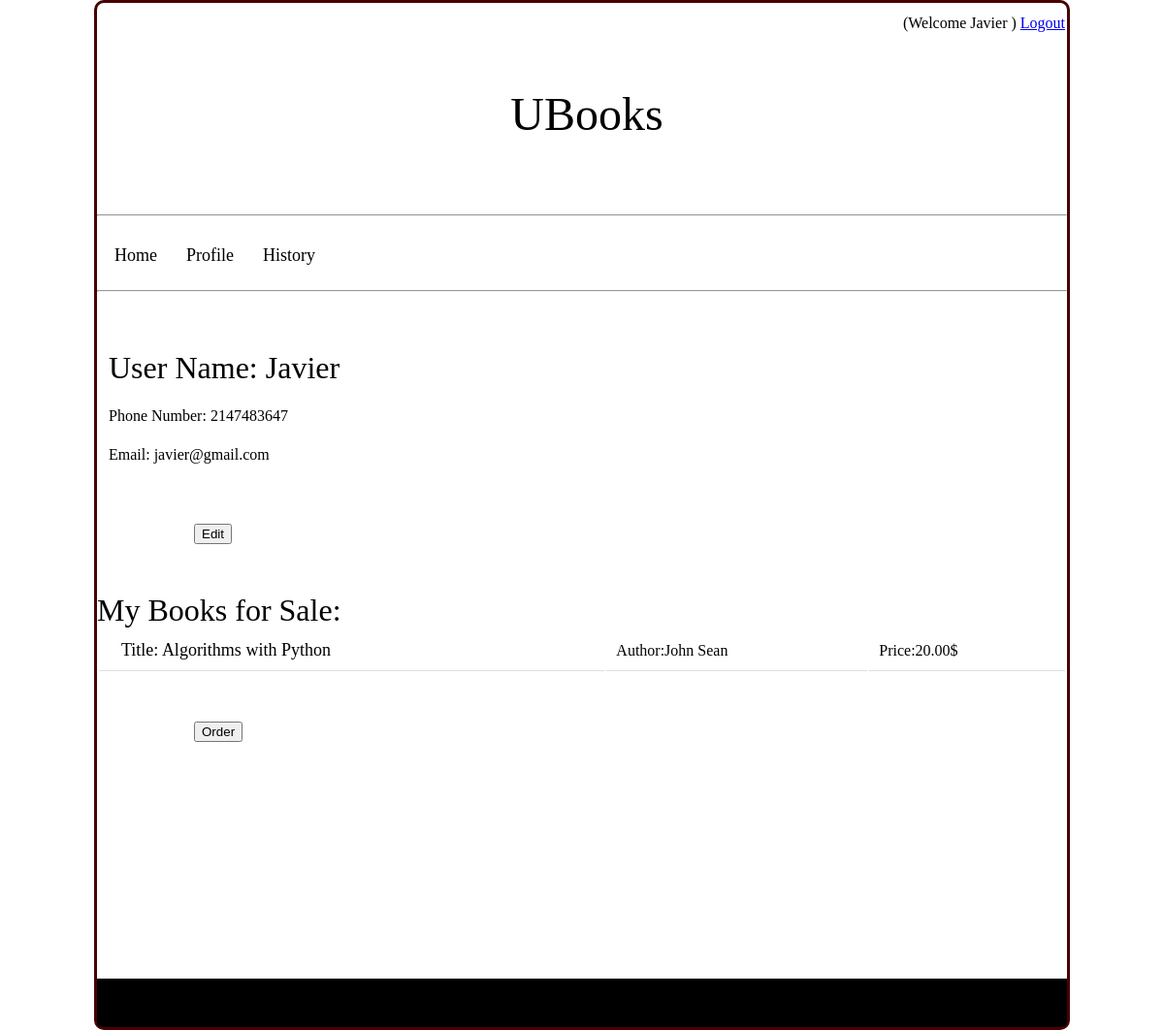
Page /profile_Page.php (signed in) on the committed database.
### tables this page shows
create table Users(
	user_ID varchar(5) not null,
	user_name char(30),
	phone_num int(10),
	email char(30),
	passwords char(40),
	
	primary key (user_ID)
);

create table Products(
	product_ID varchar(5) not null,
	user_ID varchar(5) not null,
	isbn_10 varchar(10) not null,
	price float(5,2),
	pay_method char(30),
	delivery_method char(30),
	
	primary key (product_ID),
	foreign key (user_ID) references Users(user_ID),
	foreign key (isbn_10) references Books(isbn_10)
);

create table Books(
	isbn_10 varchar(10) not null,
	title char(30) not null,
    author char(30),
    publish_date date,
	edition int(2),
	subject char(15),
	
	primary key (isbn_10)
);

### PHP/login_session_functions.php (the view, shortened to what this page needs)
<?php
	function view_user_info(){
			$mysqli = new mysqli(DB_HOST, DB_USERNAME, DB_PASSWORD, DB_DATABASE);
			$sql = "SELECT * FROM users  WHERE user_ID='".$_SESSION['my_user_ID']."'";
			$result = $mysqli->query($sql);
			$user = $result->fetch_assoc();
			echo '<table id="profile_info">';
			echo'	<tr><td><h2> User Name: '.$user["user_name"].'</h2><td></tr>';
			echo'	<tr><td> Phone Number: '.$user["phone_num"].'<td></tr>';
			echo'	<tr><td> Email: '.$user["email"].'<td></tr>';
			echo'</table>';
			echo'	<div style="padding-left:100px;padding-top:50px">';
			echo'		<form action="">';
			echo'			<button >Edit</button>';
			echo'		</form>';
			echo'	</div>';
	}
	function my_books_for_sale(){
			$mysqli = new mysqli(DB_HOST, DB_USERNAME, DB_PASSWORD, DB_DATABASE);
			$sql = "SELECT * FROM products natural join books  WHERE product_ID not in (select product_ID from orders) and user_ID='".$_SESSION['my_user_ID']."'";
			$result = $mysqli->query($sql);
			echo'<h2 style="padding-top:50px">My Books for Sale:</h2>';
			if ($result->num_rows > 0) {
				echo '<table id="book_list2">';
				while($row = $result->fetch_assoc()) {
					$title= $row["title"];
					$author= $row["author"];
					$price= $row["price"];
					echo '	<tr>';
					echo'		<td><a href="">Title: '.$title.'</a></td>';
					echo'		<td>Author:'.$author.'</td>';
					echo'		<td>Price:'.$price.'$</td>';
					echo'	</tr>';
				}
				echo'</table>';
				echo'	<div style="padding-left:100px;padding-top:50px">';
				echo'		<form action="">';
				echo'			<button >Order</button>';
				echo'		</form>';
				echo'	</div>';
			} else {
			echo "<p>You have no books for sale</p>";
			}
	}
?>

### style/profile_history.css (style rules this page uses)
html, body, div, span, applet, object, iframe, h1, h2, h3, h4, h5, h6, p, blockquote, pre, a, abbr, acronym, address, big, cite, code, html, body, div, span, applet, object, iframe, h1, h2, h3, h4, h5, h6, p, blockquote, pre, a, abbr, acronym, address, big, cite, code, del, dfn, em, img, ins, kbd, q, s, samp, small, strike, strong, sub, sup, tt, var, b, u, i, center, dl, dt, dd, ol, ul, li, fieldset, form, label, legend, table, caption, tbody, tfoot, thead, tr, th, td, article, aside, canvas, details, embed, figure, figcaption, footer, header, hgroup, menu, nav, output, ruby, section, summary, time, mark, audio, video { margin: 0; padding: 0; border: 0; font-size: 100%; font: inherit; vertical-align: baseline; }
#profile_info { padding-top:40px; width:50%; }
#profile_info td { text-align:left; padding:10px; }
#book_list2 { width:100%; }
#book_list2 td { text-align:left; padding:10px; border-bottom: 1px solid #ddd; }
#book_list2 a { text-decoration:none; color:black; padding:8px; margin:5px; font-size:18px; }
h2 { font-size:200%; }

### rows in the picture
users: user_name "Javier", phone_num "2147483647", email "javier@gmail.com"
products: isbn_10.title "Algorithms with Python", isbn_10.author "John Sean", price "20.00"

### other values in the picture
$_SESSION['my_user_name'] "Javier"
